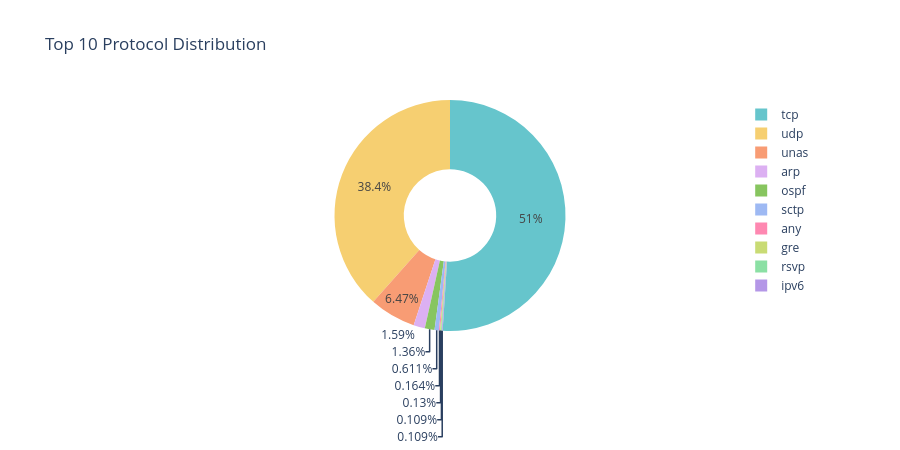

Notebook code for this chart:
### Code cell
# 3.3 — Protocol Distribution
if 'proto' in df.columns:
    proto_counts = df['proto'].value_counts().head(10)
    
    fig = px.pie(values=proto_counts.values, names=proto_counts.index,
                 title='Top 10 Protocol Distribution',
                 hole=0.4, color_discrete_sequence=px.colors.qualitative.Pastel)
    fig.update_layout(height=450)
    fig.show()

### Figure 1 — Plotly figure (JSON) as saved in the notebook; plotly's stock layout.template omitted (floating-point values rounded to 4 significant figures)
{"data": [{"domain": {"x": [0, 1], "y": [0, 1]}, "hole": 0.4, "hovertemplate": "label=%{label}<br>value=%{value}<extra></extra>", "labels": ["tcp", "udp", "unas", "arp", "ospf", "sctp", "any", "gre", "rsvp", "ipv6"], "legendgroup": "", "name": "", "showlegend": true, "type": "pie", "values": [123041, 92701, 15599, 3846, 3271, 1474, 396, 313, 264, 262]}], "layout": {"height": 450, "legend": {"tracegroupgap": 0}, "piecolorway": ["rgb(102, 197, 204)", "rgb(246, 207, 113)", "rgb(248, 156, 116)", "rgb(220, 176, 242)", "rgb(135, 197, 95)", "rgb(158, 185, 243)", "rgb(254, 136, 177)", "rgb(201, 219, 116)", "rgb(139, 224, 164)", "rgb(180, 151, 231)", "rgb(179, 179, 179)"], "title": {"text": "Top 10 Protocol Distribution"}}}
